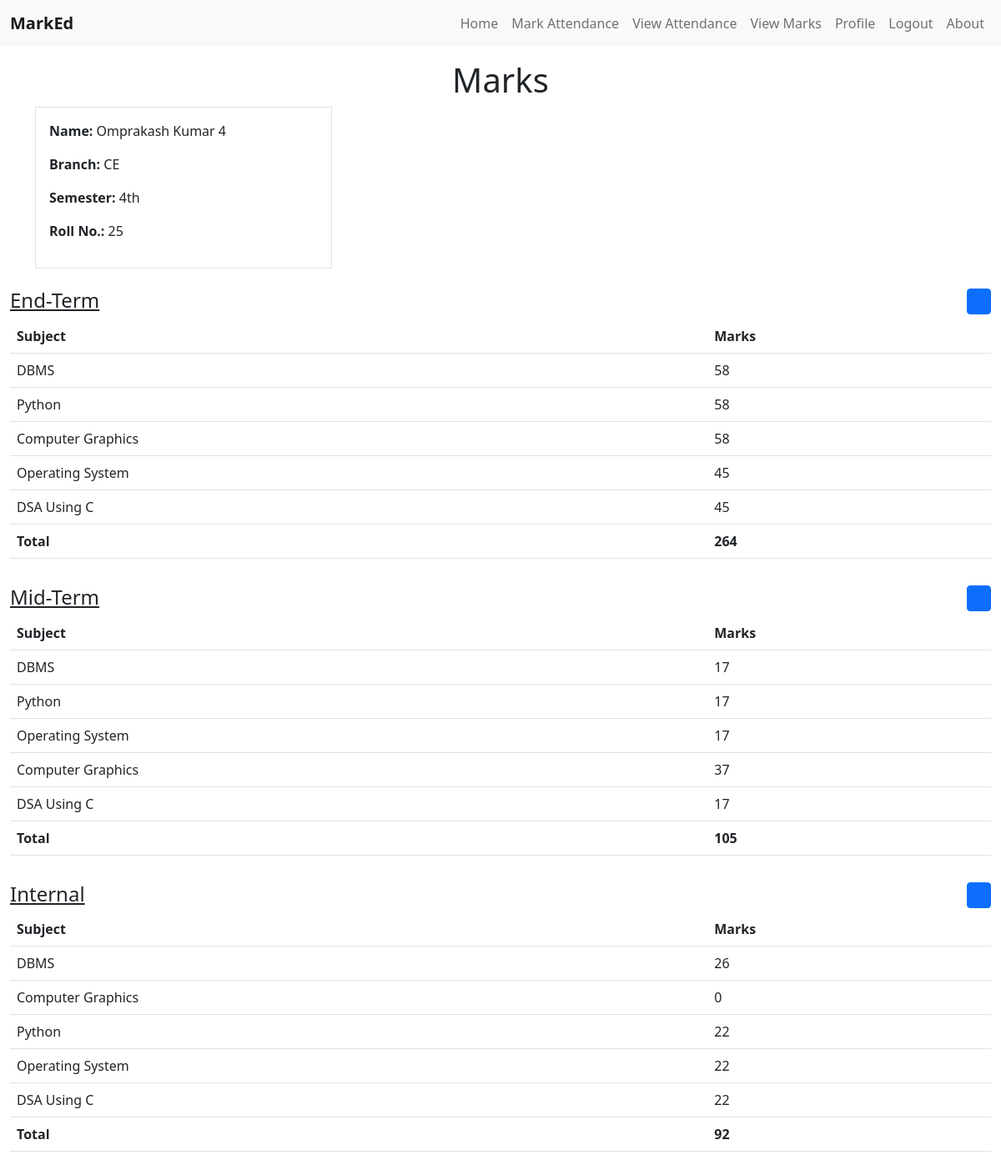
Page /viewmarks.php (signed in) on the earlier database version.
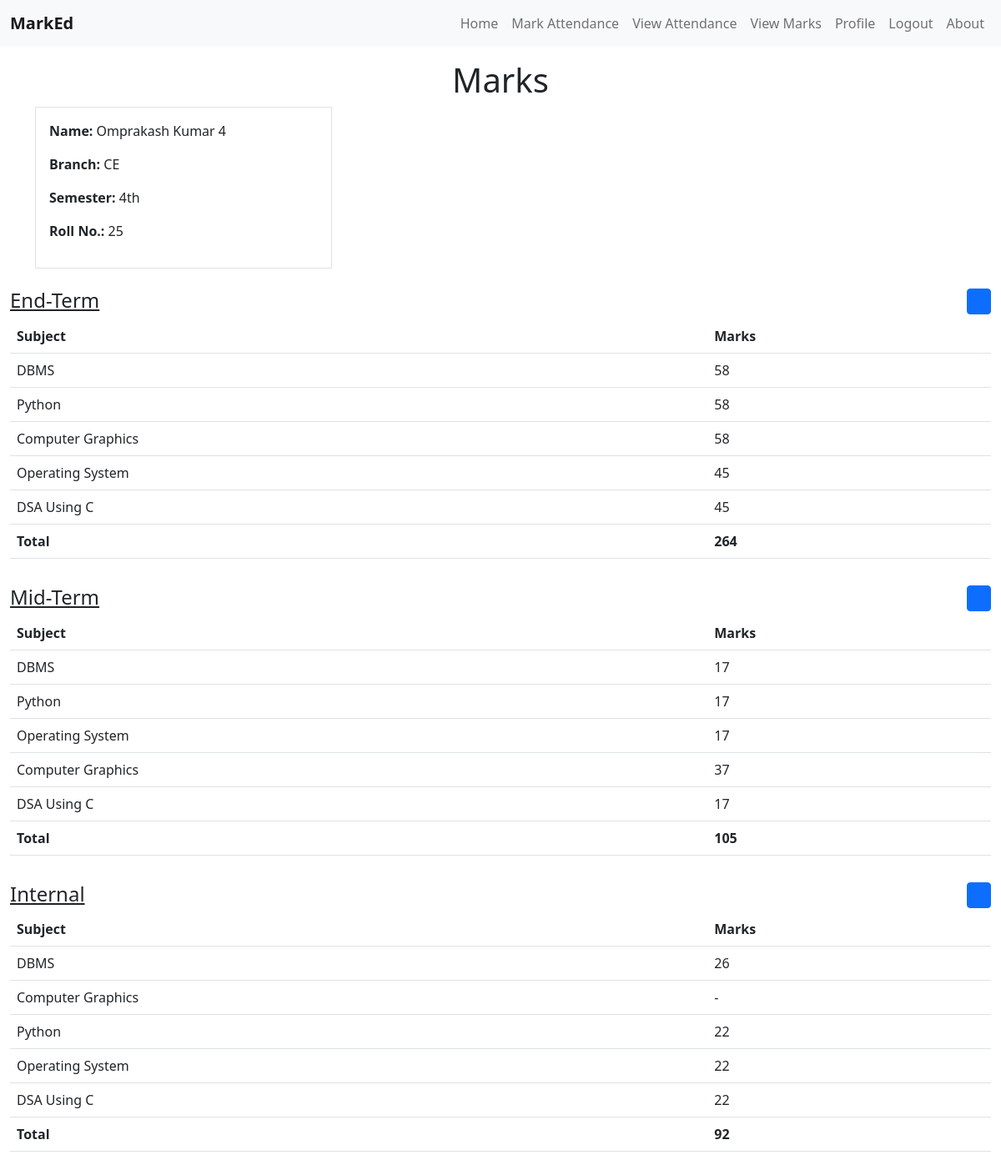
Same page on the later database version.
### tables this page shows
CREATE TABLE `users` (
  `id` int(10) NOT NULL,
  `name` varchar(255) NOT NULL,
  `email` varchar(255) NOT NULL,
  `role` varchar(50) NOT NULL DEFAULT 'student',
  `branch` varchar(255) DEFAULT NULL,
  `semester` int(2) DEFAULT NULL,
  `roll` int(5) DEFAULT NULL,
  `pass` varchar(100) NOT NULL,
  `ip` varchar(45) DEFAULT NULL,
  `created` timestamp NOT NULL DEFAULT CURRENT_TIMESTAMP,
  `updated` timestamp NOT NULL DEFAULT CURRENT_TIMESTAMP ON UPDATE CURRENT_TIMESTAMP
);

CREATE TABLE `result_types` (
  `id` int(11) NOT NULL,
  `type` varchar(255) DEFAULT NULL,
  `created` timestamp NOT NULL DEFAULT CURRENT_TIMESTAMP
);

CREATE TABLE `marks` (
  `id` int(10) NOT NULL,
  `s_id` int(10) NOT NULL,
  `marks` int(5) DEFAULT NULL,
  `subject_id` varchar(255) NOT NULL,
  `resultType_id` varchar(50) NOT NULL,
  `f_id` int(10) DEFAULT NULL,
  `ip` varchar(45) DEFAULT NULL,
  `created` timestamp NOT NULL DEFAULT CURRENT_TIMESTAMP
);

### viewmarks.php (the view, shortened to what this page needs)
<?php
if (!isset($_SESSION['userid'])) {
    header('Location: login.php');
    exit();
} else {
    $sUserId = $_SESSION['userid'];
}
require('actions/conn.php');
$marks_query = "SELECT * FROM marks WHERE s_id = '$sUserId'";
$marks_result = mysqli_query($conn, $marks_query);
$has_marks = mysqli_num_rows($marks_result) > 0;
$subject_query = "SELECT id, subject FROM subjects";
$subject_result = mysqli_query($conn, $subject_query);
$subjects = array();
while ($row = mysqli_fetch_assoc($subject_result)) {
    $subjects[$row['id']] = $row['subject'];
}
$user_query = "SELECT name, branch, semester, roll FROM users WHERE id = '$sUserId'";
$user_result = mysqli_query($conn, $user_query);
$user = mysqli_fetch_assoc($user_result);
function ordinal($number) {
    $ends = array('th','st','nd','rd','th','th','th','th','th','th');
    if ((($number % 100) >= 11) && (($number % 100) <= 13))
        return $number. 'th';
    else
        return $number. $ends[$number % 10];
}
$semester_ordinal = ordinal($user['semester']);
?>
<!DOCTYPE html>
<html lang="en">
<head>
    <link rel="stylesheet" href="https://cdn.jsdelivr.net/npm/bootstrap@5.2.3/dist/css/bootstrap.min.css" type="text/css" media="all" />
    <link href="/components/libs/font-awesome-pro/css/all.min.css" rel="stylesheet">
</head>
<body>
    <?php include 'nav.php'; ?>
    <?php
    $roleQ = "SELECT role from users where id = '$sUserId' limit 1";
    $roleE = mysqli_fetch_assoc(mysqli_query($conn, $roleQ));
    $role = $roleE['role'];
    if($role == 'student'){
    ?>
    <div class="container-fluid">
        <h1 class="text-center mt-3">Marks</h1>
        <div class="container">
            <div class="row">
                <div class="col-md-4">
                    <div class="border p-3">
                        <p><strong>Name:</strong> <?php echo $user['name']; ?></p>
                        <p><strong>Branch:</strong> <?php echo $user['branch']; ?></p>
                        <p><strong>Semester:</strong> <?php echo $semester_ordinal; ?></p>
                        <p><strong>Roll No.:</strong> <?php echo $user['roll']; ?></p>
                    </div>
                </div>
            </div>
        </div>
        <div class="marks-div d-flex flex-column gap-3 mt-4">
            <?php if($has_marks) { ?>
                <?php
                $result_types_query = "SELECT DISTINCT resultType_id FROM marks";
                $result_types_result = mysqli_query($conn, $result_types_query);
                while ($result_type_row = mysqli_fetch_assoc($result_types_result)) {
                    $result_type_id = $result_type_row['resultType_id'];
                    $result_type_query = "SELECT type FROM result_types WHERE id = '$result_type_id'";
                    $result_type_result = mysqli_query($conn, $result_type_query);
                    $result_type_row = mysqli_fetch_assoc($result_type_result);
                    $result_type = $result_type_row['type'];
                ?>
                    <div class="marks-type-div">
                        <h4 class="text-decoration-underline">
                            <?php echo $result_type; ?>
                            <a href="actions/generate_marks_pdf.php?resultType_id=<?php echo $result_type_id; ?>&sUserId=<?php echo $sUserId; ?>" class="btn btn-sm btn-primary float-end">
                                <i class="fas fa-download"></i>
                            </a>
                        </h4>
                        <div class="table-responsive">
                            <table class="table">
                                <thead>
                                    <tr>
                                        <th scope="col">Subject</th>
                                        <th scope="col">Marks</th>
                                    </tr>
                                </thead>
                                <tbody>
                                    <?php
                                    $result_marks_query = "SELECT * FROM marks WHERE s_id = '$sUserId' AND resultType_id = '$result_type_id'";
                                    $result_marks_result = mysqli_query($conn, $result_marks_query);
                                    $total_marks = 0;
                                    while ($row = mysqli_fetch_assoc($result_marks_result)) {
                                        $subject_id = $row['subject_id'];
                                        if (isset($subjects[$subject_id]) && !empty($subjects[$subject_id])) {
                                            $subject_name = $subjects[$subject_id];
                                            $marks = is_null($row['marks'])? "-" : $row['marks'];
                                            $total_marks += is_numeric($marks) ? $marks : 0;
                                            echo "<tr>";
                                            echo "<td>$subject_name</td>";
                                            echo "<td>$marks</td>";
                                            echo "</tr>";
                                        }
                                    }
                                    ?>
                                    <tr>
                                        <td><strong>Total</strong></td>
                                        <td><strong><?php echo $total_marks; ?></strong></td>
                                    </tr>
                                </tbody>
                            </table>
                        </div>
                    </div>
                <?php } ?>
            <?php } else { ?>
                <div class="alert alert-info mt-3">
                    No marks record found.
                </div>
            <?php } ?>
        </div>
    </div>
    <?php
    } else {
    ?>
    <div class="alert alert-danger m-4">
        This page is only for students.
    </div>
    <?php
    }
    ?>
</body>
</html>

### nav.php (shortened to what this page needs)
<?php
  require_once 'actions/conn.php';
  $sUserId=$_SESSION['userid'];
?>
<head>
  <link rel="stylesheet" href="https://cdn.jsdelivr.net/npm/bootstrap@5.2.3/dist/css/bootstrap.min.css"
          type="text/css" media="all"/>
</head>
<nav class="navbar navbar-expand-lg navbar-light bg-light">
  <div class="container-fluid">
    <a class="navbar-brand fw-bold" href="#">MarkEd</a>
    <div class="collapse navbar-collapse" id="navbarNav">
      <ul class="navbar-nav ms-auto">
        <?php if(!isset($_SESSION['userid'])): ?>
          <li class="nav-item">
            <a class="nav-link" href="/">Home</a>
          </li>
          <li class="nav-item">
            <a class="nav-link" href="/login.php">Login</a>
          </li>
          <li class="nav-item">
            <a class="nav-link" href="/signup.php">Signup</a>
          </li>
          <li class="nav-item">
            <a class="nav-link" href="/about.php">About</a>
          </li>
        <?php else: ?>
          <?php
            $query = "SELECT role FROM users WHERE id = $sUserId";
            $result = mysqli_query($conn, $query);
            $row = mysqli_fetch_assoc($result);
            $role = $row['role'];
          ?>
          <?php if($role == 'student'): ?>
            <li class="nav-item">
              <a class="nav-link" href="/">Home</a>
            </li>
            <li class="nav-item">
              <a class="nav-link" href="/markatt.php">Mark Attendance</a>
            </li>
            <li class="nav-item">
              <a class="nav-link" href="/viewatt.php">View Attendance</a>
            </li>
            <li class="nav-item">
              <a class="nav-link" href="/viewmarks.php">View Marks</a>
            </li>
            <li class="nav-item">
              <a class="nav-link" href="/profile.php">Profile</a>
            </li>
            <li class="nav-item">
              <a class="nav-link" href="/logout.php">Logout</a>
            </li>
            <li class="nav-item">
              <a class="nav-link" href="/about.php">About</a>
            </li>
          <?php endif; ?>
        <?php endif; ?>
      </ul>
    </div>
  </div>
</nav>

Differences in the rows shown:
changed marks (number 12 of 15 on the later page): marks "0" → "-"
